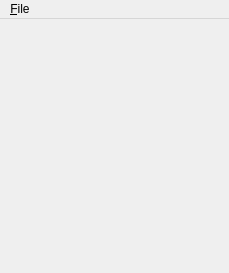
<?xml version="1.0" encoding="UTF-8"?>
<ui version="4.0">
 <class>MainWindow</class>
 <widget class="QMainWindow" name="MainWindow">
  <property name="geometry">
   <rect>
    <x>0</x>
    <y>0</y>
    <width>229</width>
    <height>273</height>
   </rect>
  </property>
  <property name="windowTitle">
   <string>Greeting</string>
  </property>
  <widget class="QWidget" name="centralWidget">
   <widget class="QWidget" name="gridLayoutWidget">
    <property name="geometry">
     <rect>
      <x>0</x>
      <y>0</y>
      <width>191</width>
      <height>271</height>
     </rect>
    </property>
    <layout class="QGridLayout" name="gridLayout"/>
   </widget>
  </widget>
  <widget class="QMenuBar" name="menuBar">
   <property name="geometry">
    <rect>
     <x>0</x>
     <y>0</y>
     <width>229</width>
     <height>23</height>
    </rect>
   </property>
   <widget class="QMenu" name="menu_File">
    <property name="title">
     <string>&amp;File</string>
    </property>
   </widget>
   <addaction name="menu_File"/>
  </widget>
 </widget>
 <layoutdefault spacing="6" margin="11"/>
 <resources/>
 <connections/>
</ui>
